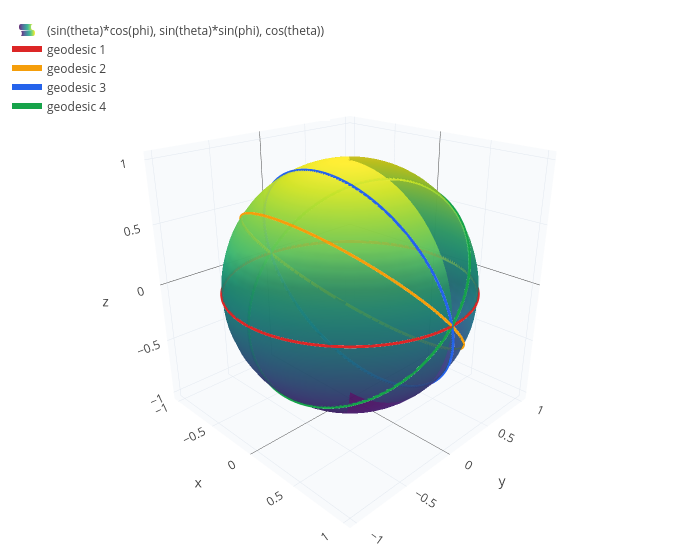

The cell this chart's notebook holds for it:
### Code cell
r = 1;
circles = geodesic(g, [pi/2 0], [0 1; 1 1; 1 0.3; 1, -1], 6.3, [sin(theta)*cos(phi) sin(theta)*sin(phi) cos(theta)]);
ball = surface(sin(theta)*cos(phi), sin(theta)*sin(phi), cos(theta), theta, 0, pi, phi, 0, 2*pi);
show(ball, circles)

### Figure 1 — Plotly figure (JSON) as saved in the notebook; plotly's stock layout.template omitted (floating-point values rounded to 4 significant figures; data arrays with more than 128 entries replaced by an {"elided": "..."} marker saying what was removed)
{"data": [{"colorscale": "Viridis", "name": "(sin(theta)*cos(phi), sin(theta)*sin(phi), cos(theta))", "opacity": 0.85, "showlegend": true, "showscale": false, "type": "surface", "x": {"elided": "41x41 float values"}, "y": {"elided": "41x41 float values"}, "z": {"elided": "41x41 float values"}}, {"line": {"color": "#dc2626", "width": 6}, "mode": "lines", "name": "geodesic 1", "type": "scatter3d", "x": {"elided": "1252 float values"}, "y": {"elided": "1252 float values"}, "z": {"elided": "1252 float values"}}, {"line": {"color": "#f59e0b", "width": 6}, "mode": "lines", "name": "geodesic 2", "type": "scatter3d", "x": {"elided": "1252 float values"}, "y": {"elided": "1252 float values"}, "z": {"elided": "1252 float values"}}, {"line": {"color": "#2563eb", "width": 6}, "mode": "lines", "name": "geodesic 3", "type": "scatter3d", "x": {"elided": "1252 float values"}, "y": {"elided": "1252 float values"}, "z": {"elided": "1252 float values"}}, {"line": {"color": "#16a34a", "width": 6}, "mode": "lines", "name": "geodesic 4", "type": "scatter3d", "x": {"elided": "1252 float values"}, "y": {"elided": "1252 float values"}, "z": {"elided": "1252 float values"}}], "layout": {"height": 560, "legend": {"x": 0.01, "y": 0.99}, "margin": {"b": 0, "l": 0, "r": 0, "t": 10}, "scene": {"aspectmode": "data", "camera": {"eye": {"x": 1.6, "y": -1.6, "z": 1.0}}, "xaxis": {"backgroundcolor": "#f8fafc", "gridcolor": "#e2e8f0", "showbackground": true, "title": {"text": "x"}}, "yaxis": {"backgroundcolor": "#f8fafc", "gridcolor": "#e2e8f0", "showbackground": true, "title": {"text": "y"}}, "zaxis": {"backgroundcolor": "#f8fafc", "gridcolor": "#e2e8f0", "showbackground": true, "title": {"text": "z"}}}, "showlegend": true, "title": {"text": ""}, "width": 700}}
